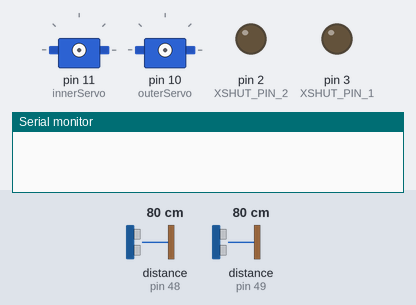
The sketch below on a simulated Arduino Uno, built with avr-gcc and run on an emulated ATmega328P. Shown: 2 × servo, output pins drawn as LEDs (lit = HIGH), the last lines printed to the serial monitor. Inputs (shaded band) come from the test bench; at power-on: distance to the obstacle (sensors on pin 48, pin 49) 80 cm. Random numbers use the default seed unless the sketch sets one.

Above: at 0.1 s.
At 11.5 s:
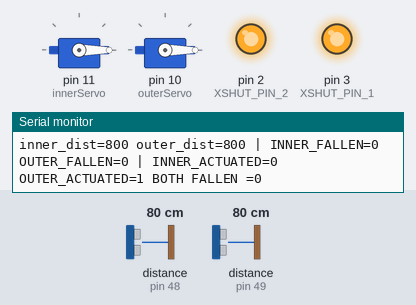
At 16.6 s:
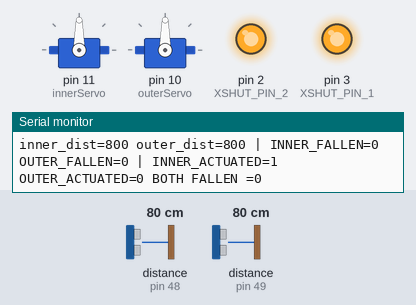
At 35.9 s:
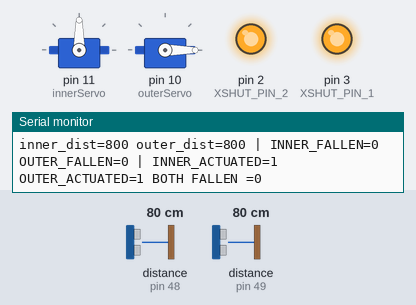
Timing chart, 0 to 37.4 s (numbered marks = the images above):
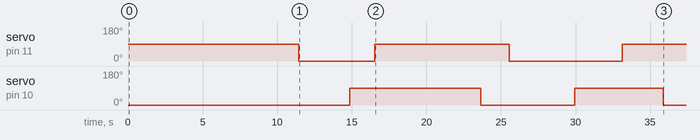

Measured:
- by itself, servo on pin 11 (innerServo): 90° → 0° at 11.4 s, → 90° 5.1 s later, → 0° 9.0 s later, → 90° 7.6 s later
- by itself, servo on pin 10 (outerServo): 0° → 90° at 14.9 s, → 0° 8.8 s later, → 90° 6.3 s later, → 0° 5.9 s later

The sketch:

master_mofongo_arduino.ino
```cpp
#include <Wire.h>
#include <VL53L0X.h>
#include <Servo.h>

// ---------------- SENSORS ----------------
VL53L0X outerSensor;
VL53L0X innerSensor;

#define XSHUT_PIN_1 3 //inner is digital pin 2
#define XSHUT_PIN_2 2 //outer is digital pin 3

// ---------------- SERVOS ----------------
Servo innerServo;
Servo outerServo;

// ---------------- STATE ----------------
int innerState = 1;
int outerState = 1;

unsigned long innerTimer = 0;
unsigned long outerTimer = 0;

unsigned long innerInterval = 5000;
unsigned long outerInterval = 5000;

bool started = false;
unsigned long startTime = 0;

// ---------------- SEMANTIC FLAGS ----------------
bool inner_tree_lowered = true;
bool outer_tree_lowered = true;

// ---------------- SETUP ----------------
void setup() {
  Serial.begin(9600);
  delay(3000);

  Serial.println("A: START");

  // servos
  innerServo.attach(11);
  outerServo.attach(10);

  innerServo.write(90); // lowered (inner)
  outerServo.write(0);  // lowered (outer)

  // sensors
  pinMode(XSHUT_PIN_1, OUTPUT);
  pinMode(XSHUT_PIN_2, OUTPUT);
  digitalWrite(XSHUT_PIN_1, LOW);
  digitalWrite(XSHUT_PIN_2, LOW);
  delay(500);

  Wire.begin();
  Wire.setClock(400000);

  digitalWrite(XSHUT_PIN_1, HIGH);
  delay(500);
  outerSensor.init();
  outerSensor.setAddress(0x30);
  outerSensor.startContinuous();

  digitalWrite(XSHUT_PIN_2, HIGH);
  delay(500);
  innerSensor.init();
  innerSensor.setAddress(0x31);
  innerSensor.startContinuous();

  Serial.println("F: BOTH SYSTEMS RUNNING");

  startTime = millis();
}

// ---------------- LOOP ----------------
void loop() {

  // ================= SENSOR READ =================
  int outerDist = outerSensor.readRangeContinuousMillimeters();
  int innerDist = innerSensor.readRangeContinuousMillimeters();

  bool outer_tree_fallen = (outerDist <= 170);
  bool inner_tree_fallen = (innerDist <= 120);
  bool both_tree_fallen = outer_tree_fallen && inner_tree_fallen;

  // ================= HOLD PHASE =================
  bool hold_phase = (!started && (millis() - startTime < 5000));

  if (!started && hold_phase) {

    Serial.print("hold_phase=1");

    return;
  }

  if (!started) {
    innerTimer = millis();
    outerTimer = millis();

    innerInterval = random(1000, 5000);
    outerInterval = random(5000, 10000);

    started = true;
  }

  // ================= INNER SERVO =================
  if (millis() - innerTimer >= innerInterval) {
    innerTimer = millis();

    innerState = !innerState;
    innerServo.write(innerState ? 90 : 0);

    inner_tree_lowered = innerState;

    innerInterval = random(5000, 10000);
  }

  // ================= OUTER SERVO =================
  if (millis() - outerTimer >= outerInterval) {
    outerTimer = millis();

    outerState = !outerState;

    // IMPORTANT: inverted mapping
    outerServo.write(outerState ? 0 : 90);

    outer_tree_lowered = outerState;

    outerInterval = random(5000, 10000);
  }

  // ================= FULL TELEMETRY OUTPUT =================
  Serial.print("inner_dist=");
  Serial.print(innerDist);

  Serial.print(" outer_dist=");
  Serial.print(outerDist);

  Serial.print(" | INNER_FALLEN=");
  Serial.print(inner_tree_fallen);

  Serial.print(" OUTER_FALLEN=");
  Serial.print(outer_tree_fallen);

  Serial.print(" | INNER_ACTUATED=");
  Serial.print(inner_tree_lowered);

  Serial.print(" OUTER_ACTUATED=");
  Serial.print(outer_tree_lowered);

  Serial.print(" BOTH FALLEN =");
  Serial.println(both_tree_fallen);
}
```
